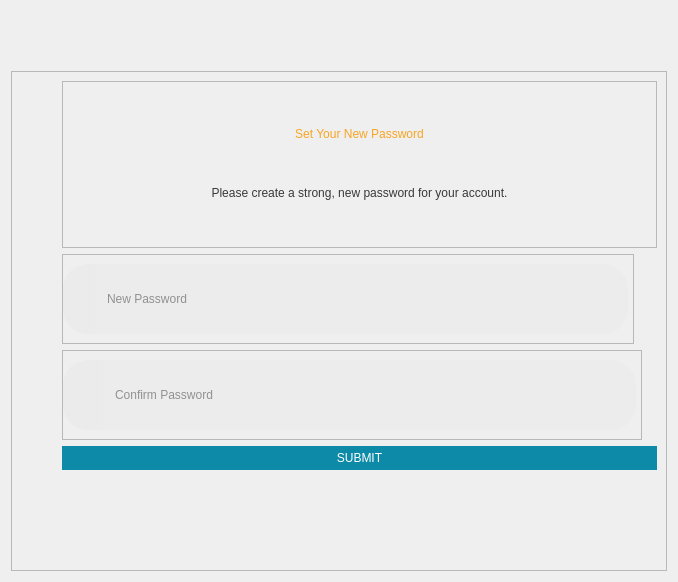
        <widget class="QWidget" name="newPassword">
         <layout class="QVBoxLayout" name="verticalLayout_13">
          <item alignment="Qt::AlignRight|Qt::AlignTop">
           <widget class="QPushButton" name="closeBtn">
            <property name="styleSheet">
             <string notr="true">#closeBtn{
	background:transparent;
	border:none;
}</string>
            </property>
            <property name="text">
             <string/>
            </property>
            <property name="icon">
             <iconset resource="../resource.qrc">
              <normaloff>:/Icons/Icons/close.png</normaloff>:/Icons/Icons/close.png</iconset>
            </property>
            <property name="iconSize">
             <size>
              <width>40</width>
              <height>40</height>
             </size>
            </property>
           </widget>
          </item>
          <item>
           <spacer name="verticalSpacer">
            <property name="orientation">
             <enum>Qt::Vertical</enum>
            </property>
            <property name="sizeHint" stdset="0">
             <size>
              <width>20</width>
              <height>40</height>
             </size>
            </property>
           </spacer>
          </item>
          <item>
           <widget class="QFrame" name="frame_13">
            <property name="sizePolicy">
             <sizepolicy hsizetype="Preferred" vsizetype="Fixed">
              <horstretch>0</horstretch>
              <verstretch>0</verstretch>
             </sizepolicy>
            </property>
            <property name="minimumSize">
             <size>
              <width>0</width>
              <height>500</height>
             </size>
            </property>
            <property name="styleSheet">
             <string notr="true">QLineEdit{
	border-top-right-radius:25px;
	border-bottom-right-radius:25px;
	background-color:#ECECEC;
	font: 63 15pt &quot;Montserrat SemiBold&quot;;
	color:rgb(54,54,54);
	padding-left:10px;
}</string>
            </property>
            <property name="frameShape">
             <enum>QFrame::StyledPanel</enum>
            </property>
            <property name="frameShadow">
             <enum>QFrame::Raised</enum>
            </property>
            <layout class="QVBoxLayout" name="verticalLayout_12">
             <property name="leftMargin">
              <number>50</number>
             </property>
             <property name="bottomMargin">
              <number>100</number>
             </property>
             <item>
              <widget class="QFrame" name="frame_16">
               <property name="maximumSize">
                <size>
                 <width>598</width>
                 <height>16777215</height>
                </size>
               </property>
               <property name="frameShape">
                <enum>QFrame::StyledPanel</enum>
               </property>
               <property name="frameShadow">
                <enum>QFrame::Raised</enum>
               </property>
               <layout class="QVBoxLayout" name="verticalLayout_14">
                <property name="spacing">
                 <number>0</number>
                </property>
                <property name="leftMargin">
                 <number>0</number>
                </property>
                <property name="topMargin">
                 <number>0</number>
                </property>
                <property name="rightMargin">
                 <number>0</number>
                </property>
                <property name="bottomMargin">
                 <number>0</number>
                </property>
                <item>
                 <widget class="QLabel" name="label_11">
                  <property name="sizePolicy">
                   <sizepolicy hsizetype="Preferred" vsizetype="Fixed">
                    <horstretch>0</horstretch>
                    <verstretch>0</verstretch>
                   </sizepolicy>
                  </property>
                  <property name="styleSheet">
                   <string notr="true">font: 87 30pt &quot;Montserrat Black&quot;;
color:rgb(248, 165, 33);</string>
                  </property>
                  <property name="text">
                   <string>Set Your New Password</string>
                  </property>
                  <property name="alignment">
                   <set>Qt::AlignCenter</set>
                  </property>
                 </widget>
                </item>
                <item>
                 <widget class="QLabel" name="label_12">
                  <property name="sizePolicy">
                   <sizepolicy hsizetype="Preferred" vsizetype="Fixed">
                    <horstretch>0</horstretch>
                    <verstretch>0</verstretch>
                   </sizepolicy>
                  </property>
                  <property name="styleSheet">
                   <string notr="true">font: 57 11pt &quot;Montserrat Medium&quot;;
color:rgb(57, 57, 57);</string>
                  </property>
                  <property name="text">
                   <string>Please create a strong, new password for your account.</string>
                  </property>
                  <property name="alignment">
                   <set>Qt::AlignCenter</set>
                  </property>
                 </widget>
                </item>
               </layout>
              </widget>
             </item>
             <item alignment="Qt::AlignLeft">
              <widget class="QFrame" name="frame_14">
               <property name="sizePolicy">
                <sizepolicy hsizetype="Preferred" vsizetype="Fixed">
                 <horstretch>0</horstretch>
                 <verstretch>0</verstretch>
                </sizepolicy>
               </property>
               <property name="frameShape">
                <enum>QFrame::StyledPanel</enum>
               </property>
               <property name="frameShadow">
                <enum>QFrame::Raised</enum>
               </property>
               <layout class="QHBoxLayout" name="horizontalLayout_13">
                <property name="spacing">
                 <number>0</number>
                </property>
                <property name="leftMargin">
                 <number>0</number>
                </property>
                <property name="rightMargin">
                 <number>5</number>
                </property>
                <item>
                 <widget class="QFrame" name="newPassIcon">
                  <property name="sizePolicy">
                   <sizepolicy hsizetype="Fixed" vsizetype="Fixed">
                    <horstretch>0</horstretch>
                    <verstretch>0</verstretch>
                   </sizepolicy>
                  </property>
                  <property name="maximumSize">
                   <size>
                    <width>60</width>
                    <height>70</height>
                   </size>
                  </property>
                  <property name="styleSheet">
                   <string notr="true">background-color: rgb(235, 235, 235);
border-top-left-radius:25px;
border-bottom-left-radius:25px;</string>
                  </property>
                  <property name="frameShape">
                   <enum>QFrame::StyledPanel</enum>
                  </property>
                  <property name="frameShadow">
                   <enum>QFrame::Raised</enum>
                  </property>
                  <layout class="QHBoxLayout" name="horizontalLayout_14">
                   <property name="leftMargin">
                    <number>20</number>
                   </property>
                   <property name="topMargin">
                    <number>15</number>
                   </property>
                   <property name="rightMargin">
                    <number>5</number>
                   </property>
                   <property name="bottomMargin">
                    <number>15</number>
                   </property>
                   <item>
                    <widget class="QLabel" name="label_9">
                     <property name="text">
                      <string/>
                     </property>
                     <property name="pixmap">
                      <pixmap resource="../resource.qrc">:/Icons/Icons/lockIcon.png</pixmap>
                     </property>
                     <property name="scaledContents">
                      <bool>true</bool>
                     </property>
                    </widget>
                   </item>
                  </layout>
                 </widget>
                </item>
                <item>
                 <widget class="QLineEdit" name="newPass">
                  <property name="sizePolicy">
                   <sizepolicy hsizetype="Fixed" vsizetype="Fixed">
                    <horstretch>0</horstretch>
                    <verstretch>0</verstretch>
                   </sizepolicy>
                  </property>
                  <property name="minimumSize">
                   <size>
                    <width>533</width>
                    <height>70</height>
                   </size>
                  </property>
                  <property name="styleSheet">
                   <string notr="true"/>
                  </property>
                  <property name="echoMode">
                   <enum>QLineEdit::Password</enum>
                  </property>
                  <property name="placeholderText">
                   <string>New Password</string>
                  </property>
                 </widget>
                </item>
               </layout>
              </widget>
             </item>
             <item alignment="Qt::AlignLeft">
              <widget class="QFrame" name="frame_15">
               <property name="sizePolicy">
                <sizepolicy hsizetype="Preferred" vsizetype="Fixed">
                 <horstretch>0</horstretch>
                 <verstretch>0</verstretch>
                </sizepolicy>
               </property>
               <property name="frameShape">
                <enum>QFrame::StyledPanel</enum>
               </property>
               <property name="frameShadow">
                <enum>QFrame::Raised</enum>
               </property>
               <layout class="QHBoxLayout" name="horizontalLayout_15">
                <property name="spacing">
                 <number>0</number>
                </property>
                <property name="leftMargin">
                 <number>0</number>
                </property>
                <property name="rightMargin">
                 <number>5</number>
                </property>
                <item>
                 <widget class="QFrame" name="confirmPassIcon">
                  <property name="sizePolicy">
                   <sizepolicy hsizetype="Fixed" vsizetype="Fixed">
                    <horstretch>0</horstretch>
                    <verstretch>0</verstretch>
                   </sizepolicy>
                  </property>
                  <property name="minimumSize">
                   <size>
                    <width>40</width>
                    <height>70</height>
                   </size>
                  </property>
                  <property name="maximumSize">
                   <size>
                    <width>60</width>
                    <height>70</height>
                   </size>
                  </property>
                  <property name="styleSheet">
                   <string notr="true">background-color: rgb(235, 235, 235);
border-top-left-radius:25px;
border-bottom-left-radius:25px;</string>
                  </property>
                  <property name="frameShape">
                   <enum>QFrame::StyledPanel</enum>
                  </property>
                  <property name="frameShadow">
                   <enum>QFrame::Raised</enum>
                  </property>
                  <layout class="QHBoxLayout" name="horizontalLayout_16">
                   <property name="leftMargin">
                    <number>20</number>
                   </property>
                   <property name="topMargin">
                    <number>15</number>
                   </property>
                   <property name="rightMargin">
                    <number>5</number>
                   </property>
                   <property name="bottomMargin">
                    <number>15</number>
                   </property>
                   <item>
                    <widget class="QLabel" name="label_10">
                     <property name="text">
                      <string/>
                     </property>
                     <property name="pixmap">
                      <pixmap resource="../resource.qrc">:/Icons/Icons/lockIcon.png</pixmap>
                     </property>
                     <property name="scaledContents">
                      <bool>true</bool>
                     </property>
                    </widget>
                   </item>
                  </layout>
                 </widget>
                </item>
                <item>
                 <widget class="QLineEdit" name="confirmPass">
                  <property name="sizePolicy">
                   <sizepolicy hsizetype="Fixed" vsizetype="Fixed">
                    <horstretch>0</horstretch>
                    <verstretch>0</verstretch>
                   </sizepolicy>
                  </property>
                  <property name="minimumSize">
                   <size>
                    <width>533</width>
                    <height>70</height>
                   </size>
                  </property>
                  <property name="echoMode">
                   <enum>QLineEdit::Password</enum>
                  </property>
                  <property name="dragEnabled">
                   <bool>false</bool>
                  </property>
                  <property name="placeholderText">
                   <string>Confirm Password</string>
                  </property>
                 </widget>
                </item>
               </layout>
              </widget>
             </item>
             <item>
              <widget class="QPushButton" name="submitNewPass">
               <property name="sizePolicy">
                <sizepolicy hsizetype="Fixed" vsizetype="Fixed">
                 <horstretch>0</horstretch>
                 <verstretch>0</verstretch>
                </sizepolicy>
               </property>
               <property name="minimumSize">
                <size>
                 <width>595</width>
                 <height>0</height>
                </size>
               </property>
               <property name="styleSheet">
                <string notr="true">QPushButton{
	padding:5px;
	background-color:#0C8AA7;
	border:none;
	border-radius:20px;
	font: 87 20pt &quot;Montserrat Black&quot;;
	color:rgb(255, 255, 255);
}</string>
               </property>
               <property name="text">
                <string>SUBMIT</string>
               </property>
              </widget>
             </item>
            </layout>
           </widget>
          </item>
         </layout>
        </widget>
